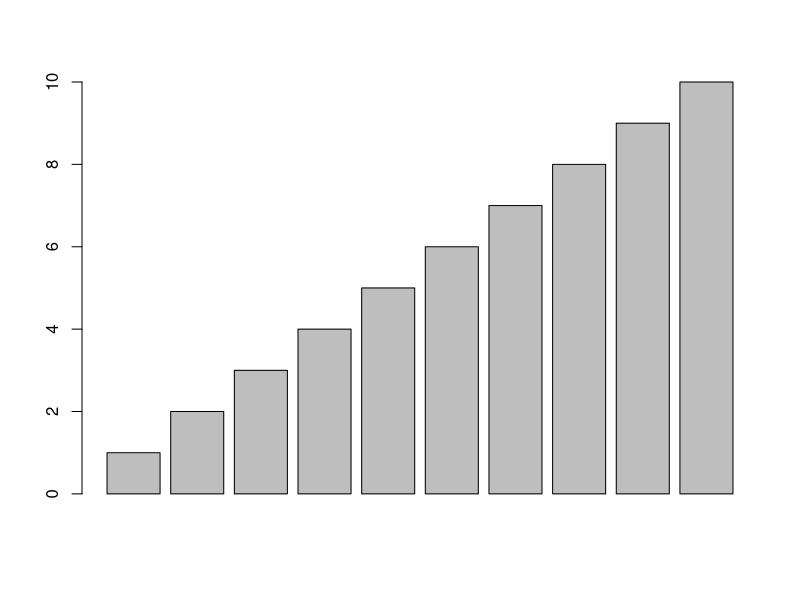

This chart was generated by the following R code:
## ---- chunk 1
knitr::opts_chunk$set(
  collapse = TRUE,
  comment = "#>",
  fig.path = "README-"
)
## ---- chunk 2
barplot(1:10)
